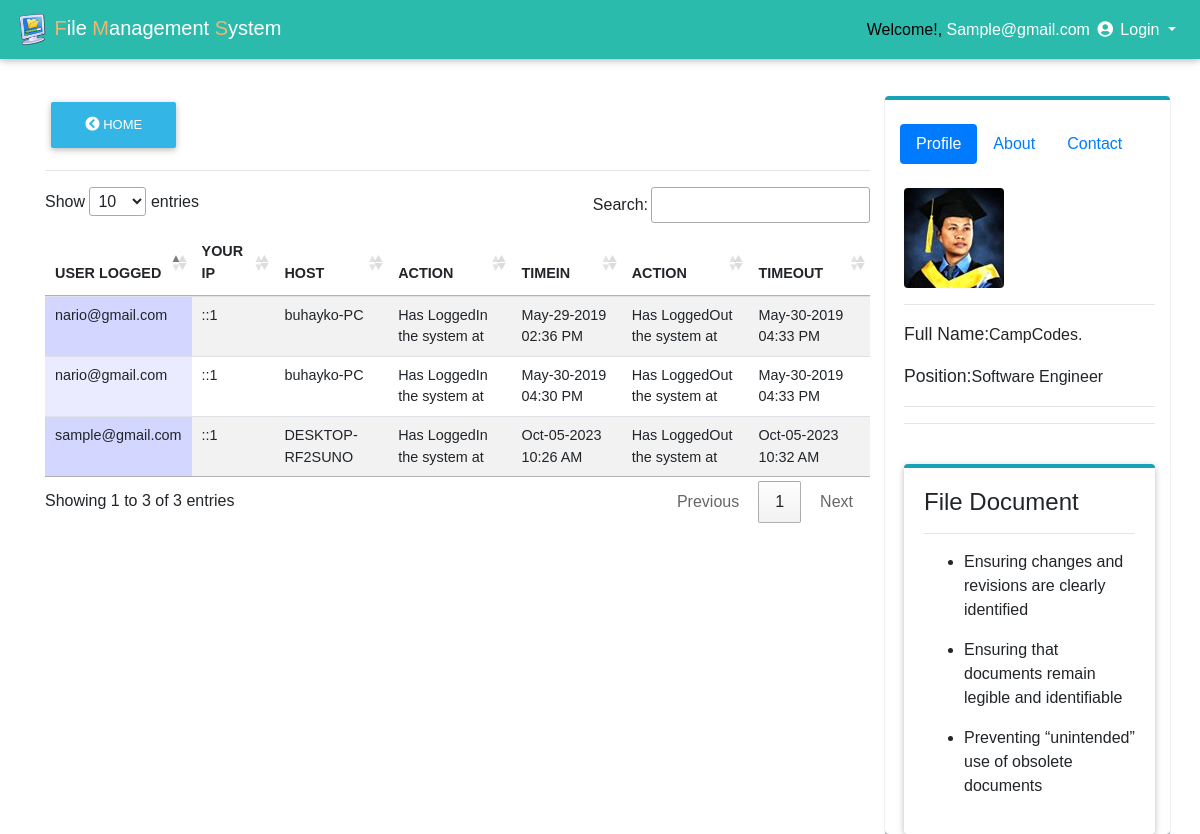
Screenshot of /private_user/history_log.php (signed in) with the database file from the repository.
### tables this page shows
CREATE TABLE `history_log` (
  `log_id` int(11) NOT NULL,
  `id` int(11) NOT NULL,
  `email_address` text NOT NULL,
  `action` varchar(100) NOT NULL,
  `actions` varchar(200) NOT NULL DEFAULT 'Has LoggedOut the system at',
  `ip` text NOT NULL,
  `host` text NOT NULL,
  `login_time` varchar(200) NOT NULL,
  `logout_time` varchar(200) NOT NULL
);

### private_user/history_log.php (the view, shortened to what this page needs)
<!DOCTYPE html>
<html lang="en">
<head>
  <link rel="stylesheet" href="https://use.fontawesome.com/releases/v5.8.1/css/all.css">
  <link href="css/bootstrap.min.css" rel="stylesheet">
  <link href="css/mdb.min.css" rel="stylesheet">
  <link href="css/style.css" rel="stylesheet">
    <link rel="stylesheet" type="text/css" href="media/css/dataTable.css" />
</head>
<body style="padding:0px; margin:0px; background-color:#fff;font-family:arial,helvetica,sans-serif,verdana,'Open Sans'">
  <?php
     require_once("include/connection.php");
   $id = mysqli_real_escape_string($conn,$_SESSION['email_address']);
  $r = mysqli_query($conn,"SELECT * FROM login_user where id = '$id'") or die (mysqli_error($con));
  $row = mysqli_fetch_array($r);
   $id=$row['email_address'];
?>
<nav class="mb-1 navbar navbar-expand-lg navbar-dark default-color fixed-top">
    <a class="navbar-brand" href="#"><img src="js/img/Files_Download.png" width="33px" height="33px"> <font color="#F0B56F">F</font>ile <font color="#F0B56F">M</font>anagement <font color="#F0B56F">S</font>ystem</a>
  <div class="collapse navbar-collapse" id="navbarSupportedContent-4">
    <ul class="navbar-nav ml-auto">
      <li class="nav-item dropdown">
        <a class="nav-link dropdown-toggle" id="navbarDropdownMenuLink-4" data-toggle="dropdown"
          aria-haspopup="true" aria-expanded="false">
           <font color="black">Welcome!,</font> <?php echo ucwords(htmlentities($id)); ?> <i class="fas fa-user-circle"></i> Login </a>
      </li>
    </ul>
  </div>
</nav>
<br>
<br><Br><br>
<div class="container">
  <div class="row">
     <div class="col-md-9">
    <div class="">
    <a href="home.php"><button type="button" class="btn btn-info"><i class="fas fa-chevron-circle-left"></i>  Home</button></a>
    </div>
<hr>
  <table id="dtable" class = "table table-striped" style="">
     <thead>
    <th>USER LOGGED</th>
     <th>YOUR IP</th>
     <th>HOST</th>
     <th>ACTION</th>
     <th>TIMEIN</th>
     <th>ACTION</th>
     <th>TIMEOUT</th>
</thead>
<tbody>
    <tr>
        <?php
        require_once("include/connection.php");
      $query = mysqli_query($conn,"SELECT * from history_log") or die (mysqli_error($conn));
      while($file=mysqli_fetch_array($query)){
         $name =  $file['email_address'];
         $ip =  $file['ip'];
         $host =  $file['host'];
         $action =  $file['action'];
         $logintime =  $file['login_time'];
         $actions =  $file['actions'];
         $logouttime =  $file['logout_time'];
      ?>
      <td><?php echo $name; ?></td>
       <td><?php echo $ip; ?></td>
      <td><?php echo $host; ?></td>
      <td><?php echo $action; ?></td>
      <td><?php echo $logintime; ?></td>
      <td><?php echo $actions; ?></td>
      <td><?php echo $logouttime; ?></td>
    </tr>
<?php } ?>
</tbody>
   </table>
    </div>
 <div class="col-md-3" style="border-top: 4px solid #17a2b8;border-radius: 4px;  box-shadow: 0px 1px 1px 0px  #6c757d;"><br>
  <ul class="nav nav-pills mb-3" id="pills-tab" role="tablist">
  <li class="nav-item">
    <a class="nav-link active" id="pills-home-tab" data-toggle="pill" href="#pills-home" role="tab"
      aria-controls="pills-home" aria-selected="true">Profile</a>
  </li>
  <li class="nav-item">
    <a class="nav-link" id="pills-profile-tab" data-toggle="pill" href="#pills-profile" role="tab"
      aria-controls="pills-profile" aria-selected="false">About</a>
  </li>
  <li class="nav-item">
    <a class="nav-link" id="pills-contact-tab" data-toggle="pill" href="#pills-contact" role="tab"
      aria-controls="pills-contact" aria-selected="false">Contact</a>
  </li>
</ul>
<div class="tab-content pt-2 pl-1" id="pills-tabContent">
  <div class="tab-pane fade show active" id="pills-home" role="tabpanel" aria-labelledby="pills-home-tab">
    <img src="img/nel.jpg" class="rounded" alt="..."><hr>
    <div class="">
     <div class=""><p><b style="font-size: 1.1em">Full Name:</b>CampCodes.</p></div>
     <div class=""><p><b style="font-size: 1.1em">Position:</b>Software Engineer</p></div>
  </div>
  <hr>
  </div>
<hr><br>
<div class="card" style="border-top: 4px solid #17a2b8;border-radius: 4px;">
  <div class="card-body">
    <h4 class="card-title">File Document</h4><hr>
    <ul>
      <li> <p>Ensuring changes and revisions are clearly identified</p></li>
      <li> <p>Ensuring that documents remain legible and identifiable</p></li>
      <li> <p>Preventing “unintended” use of obsolete documents</p></li>
    </ul>
  </div>
</div>
 </div>
</div>
</div>
<link rel="stylesheet" type="text/css" href="https://cdn.datatables.net/1.10.9/css/jquery.dataTables.min.css"/>
<link rel="stylesheet" type="text/css" href="https://cdn.datatables.net/responsive/1.0.3/css/dataTables.responsive.css">
</body>
</html>

### private_user/media/css/dataTable.css (style rules this page uses)
.sorting_asc { background: url('../images/sort_asc.png') no-repeat center right; }
.sorting { background: url('../images/sort_both.png') no-repeat center right; }
tr.odd { background-color: #E2E4FF; }
tr.odd td.sorting_1 { background-color: #D3D6FF; }
tr.even td.sorting_1 { background-color: #EAEBFF; }

### rows the page displays
history_log: email_address "nario@gmail.com", ip "::1", host "buhayko-PC", action "Has LoggedIn the system at", login_time "May-29-2019 02:36 PM", actions "Has LoggedOut the system at", logout_time "May-30-2019 04:33 PM"
history_log: email_address "nario@gmail.com", ip "::1", host "buhayko-PC", action "Has LoggedIn the system at", login_time "May-30-2019 04:30 PM", actions "Has LoggedOut the system at", logout_time "May-30-2019 04:33 PM"
history_log: email_address "sample@gmail.com", ip "::1", host "DESKTOP-RF2SUNO", action "Has LoggedIn the system at", login_time "Oct-05-2023 10:26 AM", actions "Has LoggedOut the system at", logout_time "Oct-05-2023 10:32 AM"

### other values shown
$id "Sample@gmail.com"
